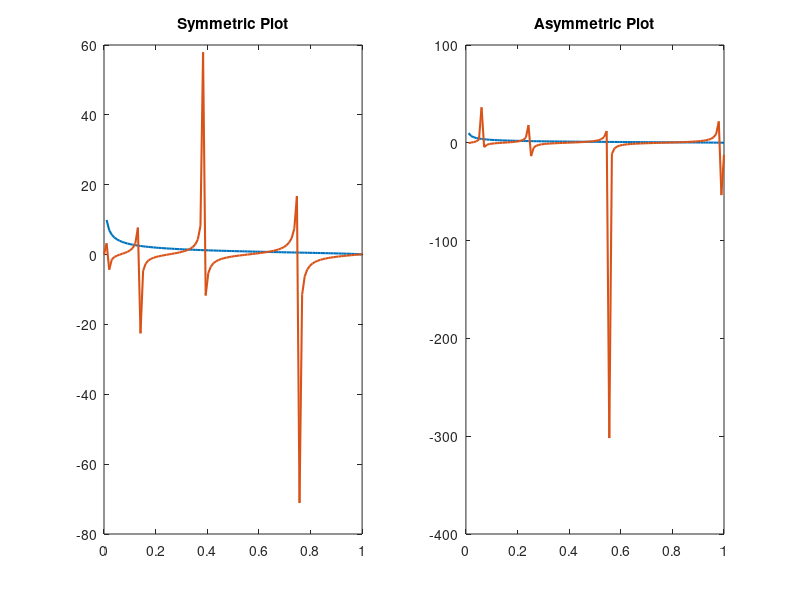

The MATLAB script that drew this image:
%% Question 2, Part A
%% Find eigenvalues of a particle in a finitely deep potential well, using Newton Rhapson Method

% Define parameters. L = Length of well, V = Potential V0
L = 10;
V = 10;

% Plot Functions initially, to see intersection points
%------------------------------------------------------------------------------------------
% Define functions
% LHS 
F1 = @ (x) sqrt((1-x) ./ x);
% RHS for symmetric
F2 = @ (x) tan(0.4*L*sqrt(V*x));
% RHS for asymmetric
F3 = @ (x) -cot(0.4*L*sqrt(V*x));

% Range of X values
X = linspace(0, 1, 100)';

% Calculate Y values
Y1 = F1(X); 
Y2 = F2(X);
Y3 = F3(X);

% Plot the functions
% Plot with symmetric equation
subplot(1, 2, 1);
plot(X, Y1, 'linewidth', 1.5);
title("Symmetric Plot");
hold on;
plot(X, Y2, 'linewidth', 1.5);
hold off;

% Plot with asymmetric equation
subplot(1, 2, 2);
plot(X, Y1, 'linewidth', 1.5);
title("Asymmetric Plot");
hold on;
plot(X, Y3, 'linewidth', 1.5);
hold off;


% Find Energy Eigenvalues
% ----------------------------------------------------------------------------------------
% Define new functions for Newton Rhapson
Fsym = @ (x) F1(x) - F2(x);
Fasym = @ (x) F1(x) - F3(x);

% Derivatives
Fsym_x = @ (x) ((-1./x) - ((1-x)./x)) ./ (2*sqrt((1-x) ./ x)) - (L*V*(sec(2*L*sqrt(V*x) / 5)).^2) ./ (5*sqrt(V*x));
Fasym_x = @ (x) ((-1./x) - ((1-x)./x)) ./ (2*sqrt((1-x) ./ x)) - (L*V*(csc(2*L*sqrt(V*x) / 5)).^2) ./ (5*sqrt(V*x));

% For symmetric case
% Initial guesses for 3 roots
X = [0.1; 0.25; 0.5];
epsilon = 1.0e-8;
X_new = zeros(3, 1);

for i=1:3
        X_new(i) = X(i) - Fsym(X(i)) / Fsym_x(X(i));
        count = 0;
        while abs(X_new(i) - X(i)) > epsilon
                X(i) = X_new(i);
                X_new(i) = X(i) - Fsym(X(i)) / Fsym_x(X(i));
        end
end

E = V*X_new

% For asymmetric case
% Initial guesses for 3 roots
X1 = [0.21; 0.4; 0.6];% 0.5];
epsilon = 1.0e-8;
X1_new = zeros(3, 1);

for i=1:3
        X1_new(i) = X1(i) - Fasym(X1(i)) / Fasym_x(X1(i));
        count = 0;
        while abs(X1_new(i) - X1(i)) > epsilon
                X1(i) = X1_new(i);
                X1_new(i) = X1(i) - Fasym(X1(i)) / Fasym_x(X1(i));
        end
end

E1 = V*X1_new


